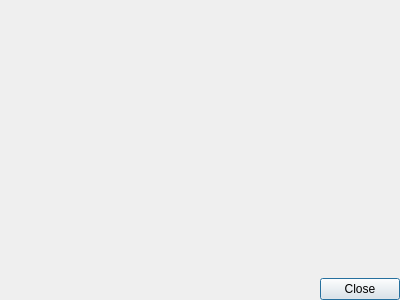
<?xml version="1.0" encoding="UTF-8"?>
<ui version="4.0">
 <class>OptionsDialog</class>
 <widget class="QDialog" name="OptionsDialog">
  <property name="geometry">
   <rect>
    <x>0</x>
    <y>0</y>
    <width>400</width>
    <height>300</height>
   </rect>
  </property>
  <property name="windowTitle">
   <string>Dialog</string>
  </property>
  <layout class="QVBoxLayout" name="verticalLayout">
   <property name="leftMargin">
    <number>0</number>
   </property>
   <property name="topMargin">
    <number>9</number>
   </property>
   <property name="rightMargin">
    <number>0</number>
   </property>
   <property name="bottomMargin">
    <number>0</number>
   </property>
   <item>
    <widget class="OptionsWidget" name="widget" native="true"/>
   </item>
   <item>
    <widget class="QDialogButtonBox" name="buttonBox">
     <property name="orientation">
      <enum>Qt::Horizontal</enum>
     </property>
     <property name="standardButtons">
      <set>QDialogButtonBox::Close</set>
     </property>
    </widget>
   </item>
  </layout>
 </widget>
 <customwidgets>
  <customwidget>
   <class>OptionsWidget</class>
   <extends>QWidget</extends>
   <header>options/OptionsWidget.hpp</header>
   <container>1</container>
  </customwidget>
 </customwidgets>
 <resources/>
 <connections>
  <connection>
   <sender>buttonBox</sender>
   <signal>accepted()</signal>
   <receiver>OptionsDialog</receiver>
   <slot>accept()</slot>
   <hints>
    <hint type="sourcelabel">
     <x>248</x>
     <y>254</y>
    </hint>
    <hint type="destinationlabel">
     <x>157</x>
     <y>274</y>
    </hint>
   </hints>
  </connection>
  <connection>
   <sender>buttonBox</sender>
   <signal>rejected()</signal>
   <receiver>OptionsDialog</receiver>
   <slot>reject()</slot>
   <hints>
    <hint type="sourcelabel">
     <x>316</x>
     <y>260</y>
    </hint>
    <hint type="destinationlabel">
     <x>286</x>
     <y>274</y>
    </hint>
   </hints>
  </connection>
 </connections>
</ui>
